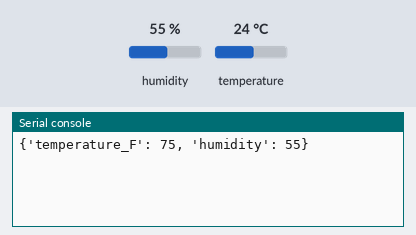
This program was run on a simulated MicroPython board. On the bench: the last lines printed to the serial console. Inputs (shaded band) come from the test bench; at power-on: humidity 55 %, temperature 24 °C.

Above: at 1.2 s.
1.3 s: humidity set to 22 %
At 6.1 s:
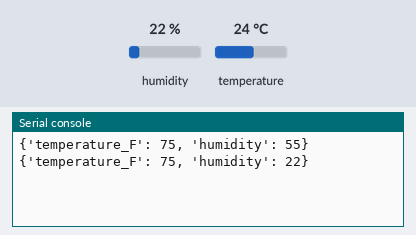
7.3 s: temperature set to 12 °C
At 10.7 s:
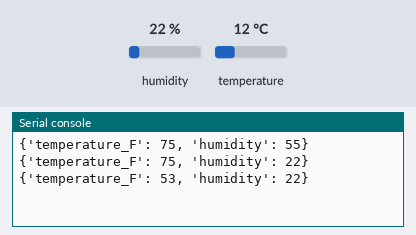
13.3 s: humidity set to 40 %
At 16.6 s:
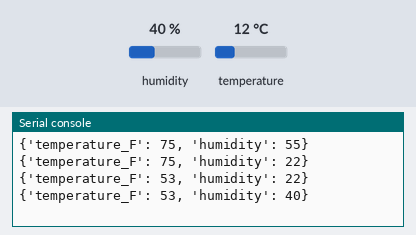
Timing chart, 0 to 18.1 s (numbered marks = the images above; inputs shaded):
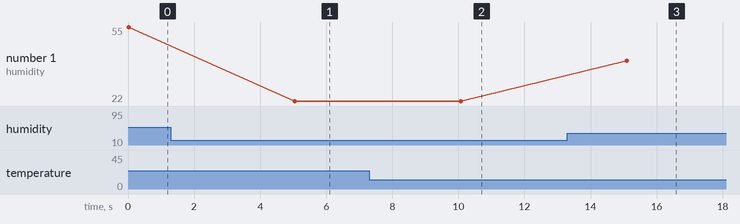

The program:

dht_sensor.py
```python
"""
    --------------------------------------------------------------------------------------
    dhtSensor.py
    --------------------------------------------------------------------------------------

    This script shows hot to use the DHT11/22 digital humidity and temperature sensors.
    These sensors cost around $3 or $4.

    The sensor provides temperature values in Celcius, which can then be easily converted
    to Fahrenheit if needed.  The sensors can only read measurements every 2 seconds, so
    a delay needs to be inserted between readings.

    Author:  David Alexis (2019)
    --------------------------------------------------------------------------------------
"""

from machine import Pin
from time import sleep
import dht


SENSOR_PIN = 5


def main():
    sensor = dht.DHT22(Pin(SENSOR_PIN))
    # sensor = dht.DHT11(Pin(SENSOR_PIN))   # <-- Use this line if you have a DHT11 sensor.

    while True:
        # Get sensor readings
        # The measure() method actually samples the temperature and humidity, and stores
        # the values internally. The values are then accessed by calling temperature()
        # and humidity().
        sensor.measure()
        temperature = sensor.temperature()
        humidity = sensor.humidity()

        # Temperature is returned in Celcius. Let's convert to Fahrenheit.
        temperatureF = (temperature * 1.8 + 32)

        reading = {
            "temperature_F": int(temperatureF),
            "humidity": int(humidity)
        }

        print(reading)

        # Wait at least 2 seconds before next reading, since the DHT sensor's measure() methos
        # can only be called once every 2 seconds.
        sleep(5)


# ----- Program starts here -----
main()
```

Measured:
- after the input at 1.3 s, the serial console: prints a new line after 3.7 s (image 1)
- after the input at 7.3 s, the serial console: prints a new line after 2.8 s (image 2)
- after the input at 13.3 s, the serial console: prints a new line after 1.8 s (image 3)
- plotted number 1: 55 → 22 after the input at 1.3 s, 22 → 40 after the input at 13.3 s
